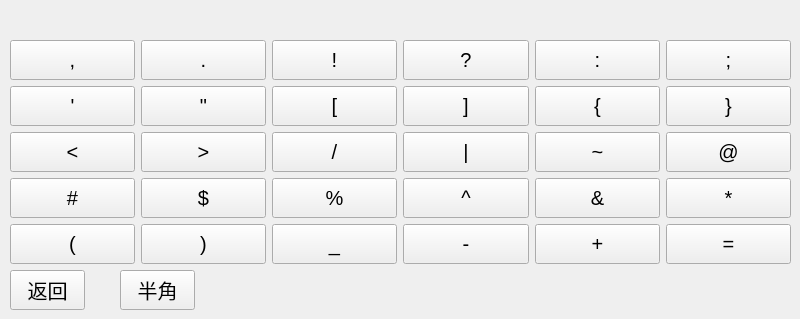
   <widget class="QWidget" name="page_Symbol">
    <widget class="QPushButton" name="pushButton_Symbol_Back">
     <property name="geometry">
      <rect>
       <x>10</x>
       <y>270</y>
       <width>75</width>
       <height>40</height>
      </rect>
     </property>
     <property name="font">
      <font>
       <pointsize>15</pointsize>
      </font>
     </property>
     <property name="focusPolicy">
      <enum>Qt::NoFocus</enum>
     </property>
     <property name="text">
      <string>返回</string>
     </property>
    </widget>
    <widget class="QPushButton" name="pushButton_Symbol_SBC">
     <property name="geometry">
      <rect>
       <x>120</x>
       <y>270</y>
       <width>75</width>
       <height>40</height>
      </rect>
     </property>
     <property name="font">
      <font>
       <pointsize>15</pointsize>
      </font>
     </property>
     <property name="focusPolicy">
      <enum>Qt::NoFocus</enum>
     </property>
     <property name="text">
      <string>半角</string>
     </property>
    </widget>
    <widget class="QWidget" name="layoutWidget7">
     <property name="geometry">
      <rect>
       <x>10</x>
       <y>40</y>
       <width>781</width>
       <height>226</height>
      </rect>
     </property>
     <layout class="QGridLayout" name="gridLayout">
      <item row="0" column="0">
       <widget class="QPushButton" name="pushButton_Symbol_1">
        <property name="minimumSize">
         <size>
          <width>0</width>
          <height>40</height>
         </size>
        </property>
        <property name="font">
         <font>
          <pointsize>15</pointsize>
         </font>
        </property>
        <property name="focusPolicy">
         <enum>Qt::NoFocus</enum>
        </property>
        <property name="text">
         <string notr="true">,</string>
        </property>
       </widget>
      </item>
      <item row="0" column="1">
       <widget class="QPushButton" name="pushButton_Symbol_2">
        <property name="minimumSize">
         <size>
          <width>0</width>
          <height>40</height>
         </size>
        </property>
        <property name="font">
         <font>
          <pointsize>15</pointsize>
         </font>
        </property>
        <property name="focusPolicy">
         <enum>Qt::NoFocus</enum>
        </property>
        <property name="text">
         <string notr="true">.</string>
        </property>
       </widget>
      </item>
      <item row="0" column="2">
       <widget class="QPushButton" name="pushButton_Symbol_3">
        <property name="minimumSize">
         <size>
          <width>0</width>
          <height>40</height>
         </size>
        </property>
        <property name="font">
         <font>
          <pointsize>15</pointsize>
         </font>
        </property>
        <property name="focusPolicy">
         <enum>Qt::NoFocus</enum>
        </property>
        <property name="text">
         <string notr="true">!</string>
        </property>
       </widget>
      </item>
      <item row="0" column="3">
       <widget class="QPushButton" name="pushButton_Symbol_4">
        <property name="minimumSize">
         <size>
          <width>0</width>
          <height>40</height>
         </size>
        </property>
        <property name="font">
         <font>
          <pointsize>15</pointsize>
         </font>
        </property>
        <property name="focusPolicy">
         <enum>Qt::NoFocus</enum>
        </property>
        <property name="text">
         <string notr="true">?</string>
        </property>
       </widget>
      </item>
      <item row="0" column="4">
       <widget class="QPushButton" name="pushButton_Symbol_5">
        <property name="minimumSize">
         <size>
          <width>0</width>
          <height>40</height>
         </size>
        </property>
        <property name="font">
         <font>
          <pointsize>15</pointsize>
         </font>
        </property>
        <property name="focusPolicy">
         <enum>Qt::NoFocus</enum>
        </property>
        <property name="text">
         <string notr="true">:</string>
        </property>
       </widget>
      </item>
      <item row="0" column="5">
       <widget class="QPushButton" name="pushButton_Symbol_6">
        <property name="minimumSize">
         <size>
          <width>0</width>
          <height>40</height>
         </size>
        </property>
        <property name="font">
         <font>
          <pointsize>15</pointsize>
         </font>
        </property>
        <property name="focusPolicy">
         <enum>Qt::NoFocus</enum>
        </property>
        <property name="text">
         <string notr="true">;</string>
        </property>
       </widget>
      </item>
      <item row="1" column="0">
       <widget class="QPushButton" name="pushButton_Symbol_7">
        <property name="minimumSize">
         <size>
          <width>0</width>
          <height>40</height>
         </size>
        </property>
        <property name="font">
         <font>
          <pointsize>15</pointsize>
         </font>
        </property>
        <property name="focusPolicy">
         <enum>Qt::NoFocus</enum>
        </property>
        <property name="text">
         <string notr="true">'</string>
        </property>
       </widget>
      </item>
      <item row="1" column="1">
       <widget class="QPushButton" name="pushButton_Symbol_8">
        <property name="minimumSize">
         <size>
          <width>0</width>
          <height>40</height>
         </size>
        </property>
        <property name="font">
         <font>
          <pointsize>15</pointsize>
         </font>
        </property>
        <property name="focusPolicy">
         <enum>Qt::NoFocus</enum>
        </property>
        <property name="text">
         <string notr="true">&quot;</string>
        </property>
       </widget>
      </item>
      <item row="1" column="2">
       <widget class="QPushButton" name="pushButton_Symbol_9">
        <property name="minimumSize">
         <size>
          <width>0</width>
          <height>40</height>
         </size>
        </property>
        <property name="font">
         <font>
          <pointsize>15</pointsize>
         </font>
        </property>
        <property name="focusPolicy">
         <enum>Qt::NoFocus</enum>
        </property>
        <property name="text">
         <string notr="true">[</string>
        </property>
       </widget>
      </item>
      <item row="1" column="3">
       <widget class="QPushButton" name="pushButton_Symbol_10">
        <property name="minimumSize">
         <size>
          <width>0</width>
          <height>40</height>
         </size>
        </property>
        <property name="font">
         <font>
          <pointsize>15</pointsize>
         </font>
        </property>
        <property name="focusPolicy">
         <enum>Qt::NoFocus</enum>
        </property>
        <property name="text">
         <string notr="true">]</string>
        </property>
       </widget>
      </item>
      <item row="1" column="4">
       <widget class="QPushButton" name="pushButton_Symbol_11">
        <property name="minimumSize">
         <size>
          <width>0</width>
          <height>40</height>
         </size>
        </property>
        <property name="font">
         <font>
          <pointsize>15</pointsize>
         </font>
        </property>
        <property name="focusPolicy">
         <enum>Qt::NoFocus</enum>
        </property>
        <property name="text">
         <string notr="true">{</string>
        </property>
       </widget>
      </item>
      <item row="1" column="5">
       <widget class="QPushButton" name="pushButton_Symbol_12">
        <property name="minimumSize">
         <size>
          <width>0</width>
          <height>40</height>
         </size>
        </property>
        <property name="font">
         <font>
          <pointsize>15</pointsize>
         </font>
        </property>
        <property name="focusPolicy">
         <enum>Qt::NoFocus</enum>
        </property>
        <property name="text">
         <string notr="true">}</string>
        </property>
       </widget>
      </item>
      <item row="2" column="0">
       <widget class="QPushButton" name="pushButton_Symbol_13">
        <property name="minimumSize">
         <size>
          <width>0</width>
          <height>40</height>
         </size>
        </property>
        <property name="font">
         <font>
          <pointsize>15</pointsize>
         </font>
        </property>
        <property name="focusPolicy">
         <enum>Qt::NoFocus</enum>
        </property>
        <property name="text">
         <string notr="true">&lt;</string>
        </property>
       </widget>
      </item>
      <item row="2" column="1">
       <widget class="QPushButton" name="pushButton_Symbol_14">
        <property name="minimumSize">
         <size>
          <width>0</width>
          <height>40</height>
         </size>
        </property>
        <property name="font">
         <font>
          <pointsize>15</pointsize>
         </font>
        </property>
        <property name="focusPolicy">
         <enum>Qt::NoFocus</enum>
        </property>
        <property name="text">
         <string notr="true">&gt;</string>
        </property>
       </widget>
      </item>
      <item row="2" column="2">
       <widget class="QPushButton" name="pushButton_Symbol_15">
        <property name="minimumSize">
         <size>
          <width>0</width>
          <height>40</height>
         </size>
        </property>
        <property name="font">
         <font>
          <pointsize>15</pointsize>
         </font>
        </property>
        <property name="focusPolicy">
         <enum>Qt::NoFocus</enum>
        </property>
        <property name="text">
         <string notr="true">/</string>
        </property>
       </widget>
      </item>
      <item row="2" column="3">
       <widget class="QPushButton" name="pushButton_Symbol_16">
        <property name="minimumSize">
         <size>
          <width>0</width>
          <height>40</height>
         </size>
        </property>
        <property name="font">
         <font>
          <pointsize>15</pointsize>
         </font>
        </property>
        <property name="focusPolicy">
         <enum>Qt::NoFocus</enum>
        </property>
        <property name="text">
         <string notr="true">|</string>
        </property>
       </widget>
      </item>
      <item row="2" column="4">
       <widget class="QPushButton" name="pushButton_Symbol_17">
        <property name="minimumSize">
         <size>
          <width>0</width>
          <height>40</height>
         </size>
        </property>
        <property name="font">
         <font>
          <pointsize>15</pointsize>
         </font>
        </property>
        <property name="focusPolicy">
         <enum>Qt::NoFocus</enum>
        </property>
        <property name="text">
         <string notr="true">~</string>
        </property>
       </widget>
      </item>
      <item row="2" column="5">
       <widget class="QPushButton" name="pushButton_Symbol_18">
        <property name="minimumSize">
         <size>
          <width>0</width>
          <height>40</height>
         </size>
        </property>
        <property name="font">
         <font>
          <pointsize>15</pointsize>
         </font>
        </property>
        <property name="focusPolicy">
         <enum>Qt::NoFocus</enum>
        </property>
        <property name="text">
         <string notr="true">@</string>
        </property>
       </widget>
      </item>
      <item row="3" column="0">
       <widget class="QPushButton" name="pushButton_Symbol_19">
        <property name="minimumSize">
         <size>
          <width>0</width>
          <height>40</height>
         </size>
        </property>
        <property name="font">
         <font>
          <pointsize>15</pointsize>
         </font>
        </property>
        <property name="focusPolicy">
         <enum>Qt::NoFocus</enum>
        </property>
        <property name="text">
         <string notr="true">#</string>
        </property>
       </widget>
      </item>
      <item row="3" column="1">
       <widget class="QPushButton" name="pushButton_Symbol_20">
        <property name="minimumSize">
         <size>
          <width>0</width>
          <height>40</height>
         </size>
        </property>
        <property name="font">
         <font>
          <pointsize>15</pointsize>
         </font>
        </property>
        <property name="focusPolicy">
         <enum>Qt::NoFocus</enum>
        </property>
        <property name="text">
         <string notr="true">$</string>
        </property>
       </widget>
      </item>
      <item row="3" column="2">
       <widget class="QPushButton" name="pushButton_Symbol_21">
        <property name="minimumSize">
         <size>
          <width>0</width>
          <height>40</height>
         </size>
        </property>
        <property name="font">
         <font>
          <pointsize>15</pointsize>
         </font>
        </property>
        <property name="focusPolicy">
         <enum>Qt::NoFocus</enum>
        </property>
        <property name="text">
         <string notr="true">%</string>
        </property>
       </widget>
      </item>
      <item row="3" column="3">
       <widget class="QPushButton" name="pushButton_Symbol_22">
        <property name="minimumSize">
         <size>
          <width>0</width>
          <height>40</height>
         </size>
        </property>
        <property name="font">
         <font>
          <pointsize>15</pointsize>
         </font>
        </property>
        <property name="focusPolicy">
         <enum>Qt::NoFocus</enum>
        </property>
        <property name="text">
         <string notr="true">^</string>
        </property>
       </widget>
      </item>
      <item row="3" column="4">
       <widget class="QPushButton" name="pushButton_Symbol_23">
        <property name="minimumSize">
         <size>
          <width>0</width>
          <height>40</height>
         </size>
        </property>
        <property name="font">
         <font>
          <pointsize>15</pointsize>
         </font>
        </property>
        <property name="focusPolicy">
         <enum>Qt::NoFocus</enum>
        </property>
        <property name="text">
         <string notr="true">&amp;&amp;</string>
        </property>
       </widget>
      </item>
      <item row="3" column="5">
       <widget class="QPushButton" name="pushButton_Symbol_24">
        <property name="minimumSize">
         <size>
          <width>0</width>
          <height>40</height>
         </size>
        </property>
        <property name="font">
         <font>
          <pointsize>15</pointsize>
         </font>
        </property>
        <property name="focusPolicy">
         <enum>Qt::NoFocus</enum>
        </property>
        <property name="text">
         <string notr="true">*</string>
        </property>
       </widget>
      </item>
      <item row="4" column="0">
       <widget class="QPushButton" name="pushButton_Symbol_25">
        <property name="minimumSize">
         <size>
          <width>0</width>
          <height>40</height>
         </size>
        </property>
        <property name="font">
         <font>
          <pointsize>15</pointsize>
         </font>
        </property>
        <property name="focusPolicy">
         <enum>Qt::NoFocus</enum>
        </property>
        <property name="text">
         <string notr="true">(</string>
        </property>
       </widget>
      </item>
      <item row="4" column="1">
       <widget class="QPushButton" name="pushButton_Symbol_26">
        <property name="minimumSize">
         <size>
          <width>0</width>
          <height>40</height>
         </size>
        </property>
        <property name="font">
         <font>
          <pointsize>15</pointsize>
         </font>
        </property>
        <property name="focusPolicy">
         <enum>Qt::NoFocus</enum>
        </property>
        <property name="text">
         <string notr="true">)</string>
        </property>
       </widget>
      </item>
      <item row="4" column="2">
       <widget class="QPushButton" name="pushButton_Symbol_27">
        <property name="minimumSize">
         <size>
          <width>0</width>
          <height>40</height>
         </size>
        </property>
        <property name="font">
         <font>
          <pointsize>15</pointsize>
         </font>
        </property>
        <property name="focusPolicy">
         <enum>Qt::NoFocus</enum>
        </property>
        <property name="text">
         <string notr="true">_</string>
        </property>
       </widget>
      </item>
      <item row="4" column="3">
       <widget class="QPushButton" name="pushButton_Symbol_28">
        <property name="minimumSize">
         <size>
          <width>0</width>
          <height>40</height>
         </size>
        </property>
        <property name="font">
         <font>
          <pointsize>15</pointsize>
         </font>
        </property>
        <property name="focusPolicy">
         <enum>Qt::NoFocus</enum>
        </property>
        <property name="text">
         <string notr="true">-</string>
        </property>
       </widget>
      </item>
      <item row="4" column="4">
       <widget class="QPushButton" name="pushButton_Symbol_29">
        <property name="minimumSize">
         <size>
          <width>0</width>
          <height>40</height>
         </size>
        </property>
        <property name="font">
         <font>
          <pointsize>15</pointsize>
         </font>
        </property>
        <property name="focusPolicy">
         <enum>Qt::NoFocus</enum>
        </property>
        <property name="text">
         <string notr="true">+</string>
        </property>
       </widget>
      </item>
      <item row="4" column="5">
       <widget class="QPushButton" name="pushButton_Symbol_30">
        <property name="minimumSize">
         <size>
          <width>0</width>
          <height>40</height>
         </size>
        </property>
        <property name="font">
         <font>
          <pointsize>15</pointsize>
         </font>
        </property>
        <property name="focusPolicy">
         <enum>Qt::NoFocus</enum>
        </property>
        <property name="text">
         <string notr="true">=</string>
        </property>
       </widget>
      </item>
     </layout>
    </widget>
   </widget>
